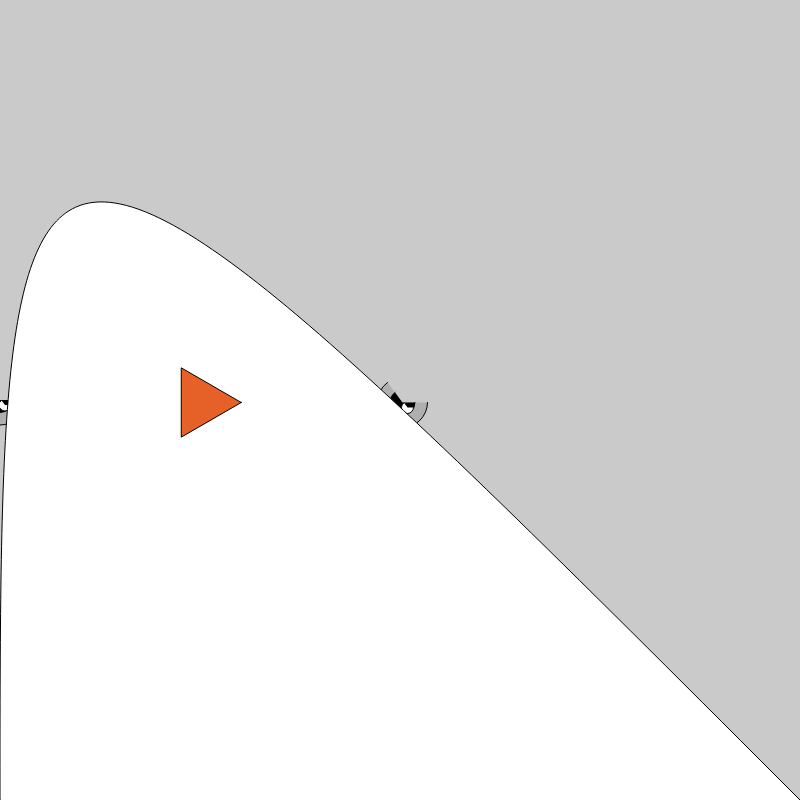
Frame 1 (no input)
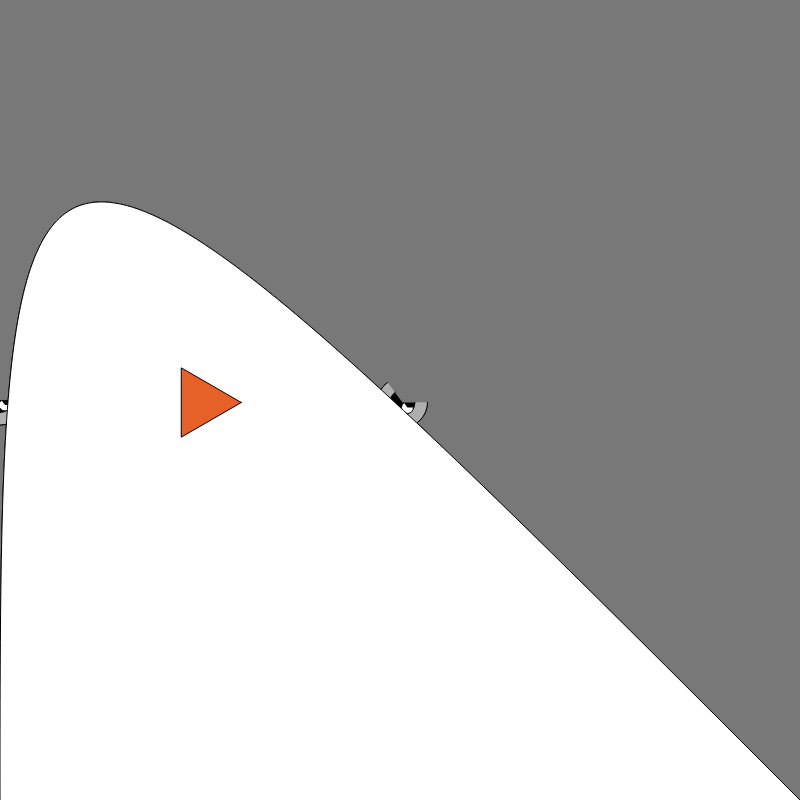
Frame 60 (no input)
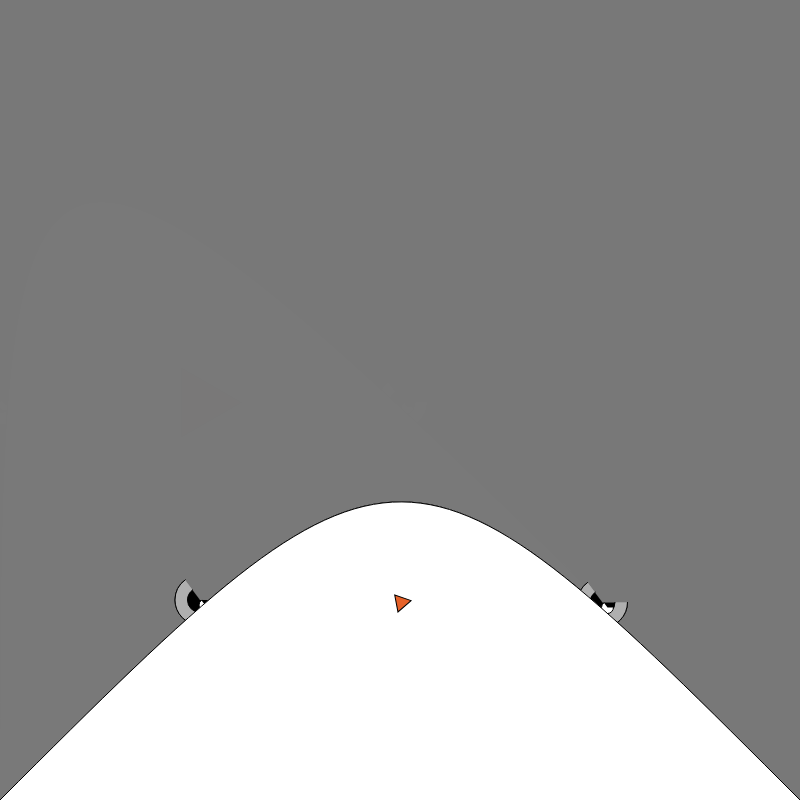
Frame 120 (the mouse pressed at the canvas centre since frame 60)

The p5.js sketch that drew these frames (run headless with seeded random() and noise() and a simulated clock; from frame 60 on, the mouse is pressed at the canvas centre):

// p5.js sketch
// ── sketch.js
function preload(){
  // put preload code here

}

function setup() {
createCanvas(800, 800);

}

function draw() {
  background(120,120,120,100);

  push();
    translate(mouseX/2,mouseY/2+400);
    fill(175,175,175);
    arc(0, 0, 50, 50, 0, 180, PI);
    fill(0,0,0);
    arc(0, 0, 25, 25, 0, 180, PI);
    fill(255,255,255);
    arc(5, 5, 12, 12, 0, 180, PI);
    pop();
    push();
      translate(mouseX/2+805/2,mouseY/2+805/2);
      fill(175,175,175);
      arc(0, 0, 50, 50, 0, 180, PI);
      fill(0,0,0);
      arc(0, 0, 25, 25, 0, 180, PI);
      fill(255,255,255);
      arc(5, 5, 12, 12, 0, 180, PI);
      pop();

 stroke(0);
 // xP1, yP1, xA1, yA1, xA2, yA2, xP2, yP2
 bezier(0,800,mouseX,mouseY,mouseX+5,mouseY+5,800,800)
 push();
   translate(mouseX/2+805/4,mouseY/2+805/2);
   fill(230,97,40);
   rotate(mouseX / 100);
   if(mouseY>=100){

   polygon(0,0,4000/mouseY,3);
   }
   else{
     polygon(0,0,40,3);
   }
   pop();
}
function polygon(x, y, radius, npoints) {
  var angle = TWO_PI / npoints;
  beginShape();
  for (var a = 0; a < TWO_PI; a += angle) {
    var sx = x + cos(a) * radius;
    var sy = y + sin(a) * radius;
    vertex(sx, sy);
  }
  endShape(CLOSE);
}
